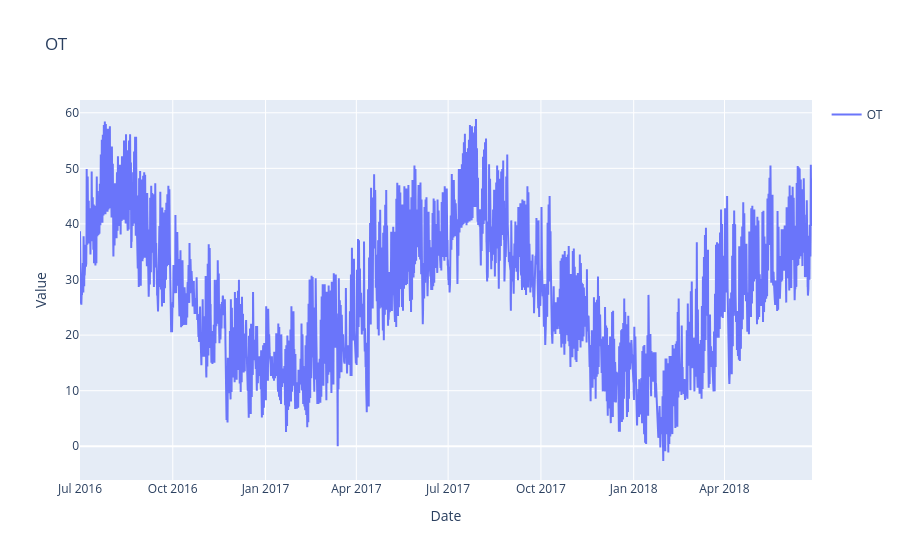

Write notebook code for a chart like this one.
### Code cell
ts.plot(kind='chart', title="OT", xlabel="Date", ylabel="Value")

### Figure 1 — Plotly figure (JSON) as saved in the notebook; plotly's stock layout.template omitted (floating-point values rounded to 4 significant figures; data arrays with more than 128 entries replaced by an {"elided": "..."} marker saying what was removed)
{"data": [{"line": {"color": "#6A75FA"}, "mode": "lines", "name": "OT", "type": "scatter", "x": {"elided": "17420 str values"}, "y": {"elided": "17420 float values"}}], "layout": {"showlegend": true, "title": {"text": "OT"}, "xaxis": {"title": {"text": "Date"}}, "yaxis": {"title": {"text": "Value"}}}}
